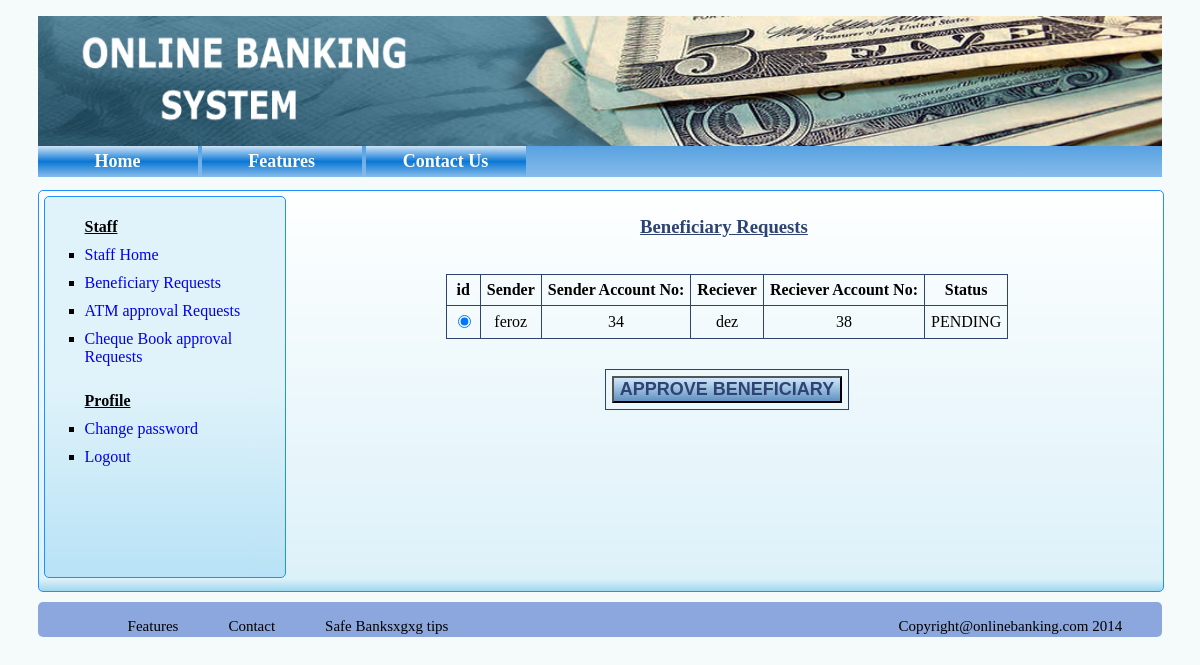
/staff_beneficiary.php (signed in), run on the app's committed database.
### tables this page shows
CREATE TABLE IF NOT EXISTS `beneficiary1` (
`id` int(10) NOT NULL,
  `sender_id` int(10) NOT NULL,
  `sender_name` varchar(255) NOT NULL,
  `reciever_id` int(10) NOT NULL,
  `reciever_name` varchar(255) NOT NULL,
  `status` varchar(15) NOT NULL
);

### staff_beneficiary.php (the view, shortened to what this page needs)
<!DOCTYPE html>
<html>
    <head>
        <link rel="stylesheet" href="newcss.css">
    </head>
        <?php include 'header.php' ?>
       <div class="displaystaff_content">
           <?php include 'staff_navbar.php'?>
    <h3 style="text-align:center;color:#2E4372;"><u>Beneficiary Requests</u></h3>
<?php
$sql="SELECT * FROM beneficiary1 WHERE status='PENDING'";
$result=  mysql_query($sql) or die(mysql_error());
?>
           <form action="staff_approve_beneficiery.php" method="POST">
<table align="center">
                        <th>id</th>
                        <th>Sender</th>
                        <th>Sender Account No:</th>
                        <th>Reciever</th>
                        <th>Reciever Account No:</th>
                        <th>Status</th>
                        <?php
                        while($rws=  mysql_fetch_array($result)){
                            echo "<tr><td><input type='radio' name='customer_id' value=".$rws[0];
                            echo ' checked';
                            echo " /></td>";
                            echo "<td>".$rws[2]."</td>";
                            echo "<td>".$rws[1]."</td>";
                            echo "<td>".$rws[4]."</td>";
                            echo "<td>".$rws[3]."</td>";
                            echo "<td>".$rws[5]."</td>";
                            echo "</tr>";
                        } ?>
</table>
            <table align="center">
                        <tr>
                            <td>
                                <input type="submit" name="submit_id" value="APPROVE BENEFICIARY" class='addstaff_button'/>
                            </td>
                        </tr>
                    </table>
               </form>
            </div>
    <?php include 'footer.php'?>

### newcss.css (style rules this page uses)
body { background-color:#F9F6F4; background-color:#F5FAFA; font-family:verdana; }
.left_panel p,h3 { padding:6px; }
.right_panel p,h3 { padding:6px; }
.addstaff_button { background: linear-gradient(to bottom, rgba(207,231,250,1) 0%,rgba(99,147,193,1) 98%,rgba(99,147,193,1) 100%); font-size:18px; color:#2E4372; font-weight: bold; cursor:pointer; }
.displaystaff_content { height:400px; width:100%; border:1px solid dodgerblue; border-radius:5px; background: linear-gradient(to bottom, rgba(254,255,255,1) 0%,rgba(221,241,249,1) 97%,rgba(160,216,239,1) 100%); }
.displaystaff_content table { margin-top:30px; }

### staff_beneficiary.php (style rules this page uses)
.displaystaff_content table,th,td { padding:6px; border: 1px solid #2E4372; border-collapse: collapse; text-align: center; }

### data on the page
beneficiary1: sender_name "feroz", sender "34", reciever_name "dez", reciever "38", status "PENDING"
